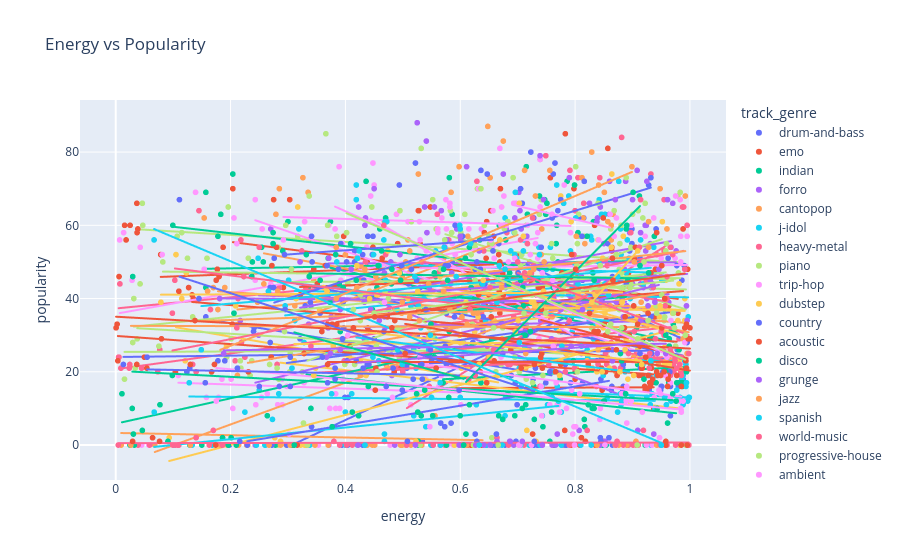

The code cell stored with this chart in its notebook:
### Code cell
fig = px.scatter(
    df.sample(2000),
    x="energy",
    y="popularity",
    title="Energy vs Popularity",
    color="track_genre",
    hover_name="track_name",
    trendline="ols"
)
fig.show()
